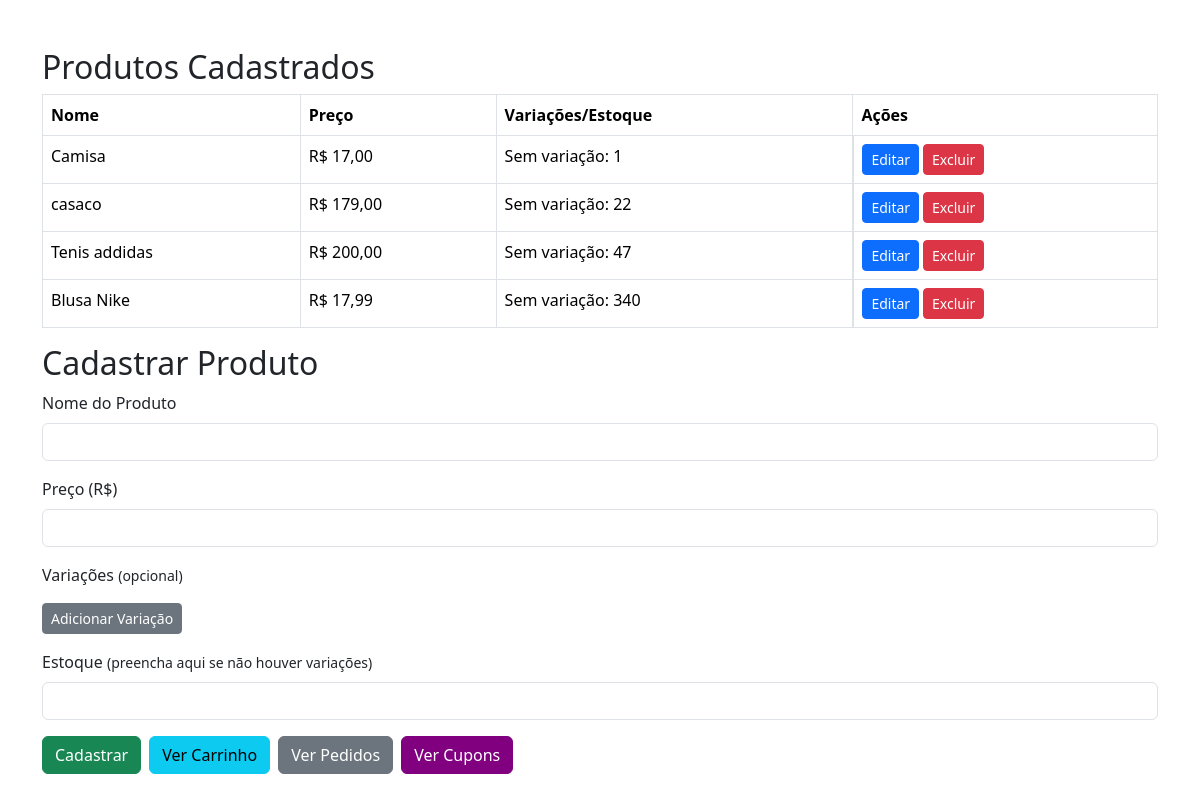
Screenshot of /montink/index.php with the database file from the repository.
### tables this page shows
CREATE TABLE `produtos` (
  `id` int(11) NOT NULL,
  `nome` varchar(100) NOT NULL,
  `preco` decimal(10,2) NOT NULL,
  `variacoes` text DEFAULT NULL,
  `criado_em` timestamp NOT NULL DEFAULT current_timestamp()
);

CREATE TABLE `estoque` (
  `id` int(11) NOT NULL,
  `produto_id` int(11) NOT NULL,
  `variacao` varchar(100) DEFAULT NULL,
  `quantidade` int(11) DEFAULT 0
);

### montink/index.php (the view, shortened to what this page needs)
<?php
$db = new Database();
$pdo = $db->conectar();
$produto = null;
$estoques = [];
$editando = false;
?>
<!DOCTYPE html>
<html lang="pt-BR">
<head>
    <link rel="stylesheet" href="https://cdn.jsdelivr.net/npm/bootstrap@5.3.3/dist/css/bootstrap.min.css">
</head>
<body class="container mt-5">
<h2>Produtos Cadastrados</h2>
<table class="table table-bordered">
    <thead>
        <tr>
            <th>Nome</th>
            <th>Preço</th>
            <th>Variações/Estoque</th>
            <th>Ações</th>
        </tr>
    </thead>
    <tbody>
    <?php
    $stmt = $pdo->query("SELECT * FROM produtos ORDER BY id DESC");
    $produtos = $stmt->fetchAll(PDO::FETCH_ASSOC);
    foreach ($produtos as $p):
        $stmt2 = $pdo->prepare("SELECT * FROM estoque WHERE produto_id = ?");
        $stmt2->execute([$p['id']]);
        $ests = $stmt2->fetchAll(PDO::FETCH_ASSOC);
    ?>
        <tr>
            <td><?= htmlspecialchars($p['nome']) ?></td>
            <td>R$ <?= number_format($p['preco'], 2, ',', '.') ?></td>
            <td>
                <?php
                if ($ests) {
                    foreach ($ests as $e) {
                        echo htmlspecialchars($e['variacao'] ?: 'Sem variação') . ': ' . (int)$e['quantidade'] . '<br>';
                    }
                }
                ?>
            </td>
            <td class="d-flex gap-1">
                <a href="?editar=<?= $p['id'] ?>" class="btn btn-sm btn-primary">Editar</a>
                <form method="post" style="display:inline;" onsubmit="return confirm('Tem certeza que deseja excluir este produto?');">
                    <button type="submit" class="btn btn-sm btn-danger">Excluir</button>
                </form>
            </td>
        </tr>
    <?php endforeach; ?>
    </tbody>
</table>
<h2><?= $editando ? 'Editar Produto' : 'Cadastrar Produto' ?></h2>
<form method="post" class="mb-4">
    <div class="mb-3">
        <label class="form-label">Nome do Produto</label>
        <input type="text" name="nome" class="form-control" required value="<?= htmlspecialchars($produto['nome'] ?? '') ?>">
    </div>
    <div class="mb-3">
        <label class="form-label">Preço (R$)</label>
        <input type="number" step="0.01" name="preco" class="form-control" required value="<?= htmlspecialchars($produto['preco'] ?? '') ?>">
    </div>
    <div class="mb-3">
        <label class="form-label">Variações <small>(opcional)</small></label>
        <button type="button" class="btn btn-secondary btn-sm mt-2" onclick="addVariacao()">Adicionar Variação</button>
    </div>
    <div class="mb-3">
        <label class="form-label">Estoque <small>(preencha aqui se não houver variações)</small></label>
        <input type="number" name="estoque_unico" class="form-control" value="<?php
            if ($editando && $estoques && count($estoques) === 1 && empty($estoques[0]['variacao'])) {
                echo (int)$estoques[0]['quantidade'];
            }
        ?>">
    </div>
        <div class="mb-3 d-flex align-items-center gap-2">
            <button type="submit" class="btn btn-success"><?= $editando ? 'Atualizar' : 'Cadastrar' ?></button>
            <a href="app/views/carrinho/visualizar.php" class="btn btn-info">Ver Carrinho</a>
            <a href="app/views/regras/pedidos.php" class="btn btn-secondary">Ver Pedidos</a>
            <a href="app/views/regras/cupons.php" class="btn btn-secondary" style="background-color: #800080; border-color: #800080; color: #fff;">Ver Cupons</a>
        </div>
</form>
</body>
</html>

### rows the page displays
produtos: nome "Camisa", preco "17,00"
estoque: variacao "Sem variação", quantidade "1"
produtos: nome "casaco", preco "179,00"
estoque: variacao "Sem variação", quantidade "22"
produtos: nome "Tenis addidas", preco "200,00"
estoque: variacao "Sem variação", quantidade "47"
produtos: nome "Blusa Nike", preco "17,99"
estoque: variacao "Sem variação", quantidade "340"
